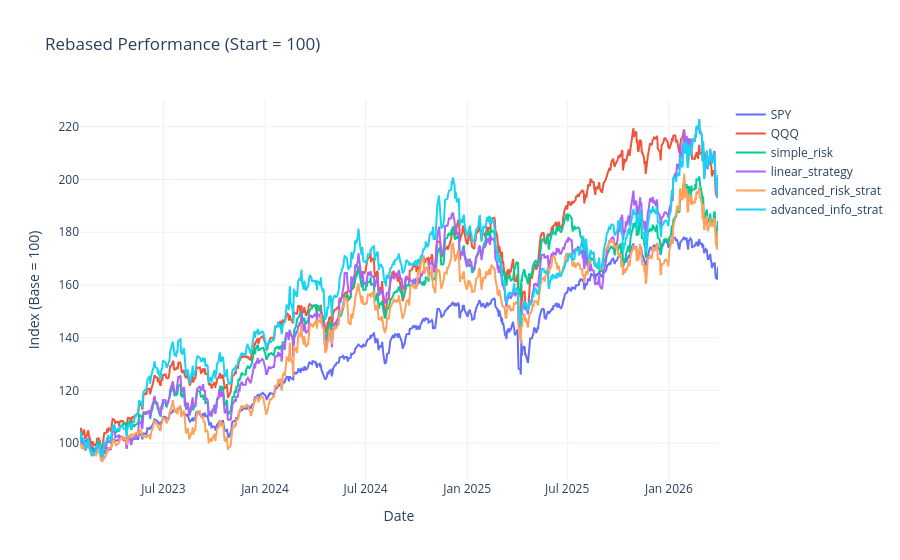

The notebook cell saved with this chart:
### Code cell
analysis.plot_rebased_performance(df2)#['2025-04-01':])

### Figure 1 — Plotly figure (JSON) as saved in the notebook; plotly's stock layout.template omitted (floating-point values rounded to 4 significant figures; data arrays with more than 128 entries replaced by an {"elided": "..."} marker saying what was removed)
{"data": [{"hovertemplate": "<b>%{fullData.name}</b><br>Date: %{x|%b %d, %Y}<br>Value: %{y:.2f}<extra></extra>", "mode": "lines", "name": "SPY", "type": "scatter", "x": {"elided": "794 str values"}, "y": {"elided": "794 float values"}}, {"hovertemplate": "<b>%{fullData.name}</b><br>Date: %{x|%b %d, %Y}<br>Value: %{y:.2f}<extra></extra>", "mode": "lines", "name": "QQQ", "type": "scatter", "x": {"elided": "794 str values"}, "y": {"elided": "794 float values"}}, {"hovertemplate": "<b>%{fullData.name}</b><br>Date: %{x|%b %d, %Y}<br>Value: %{y:.2f}<extra></extra>", "mode": "lines", "name": "simple_risk", "type": "scatter", "x": {"elided": "794 str values"}, "y": {"elided": "794 float values"}}, {"hovertemplate": "<b>%{fullData.name}</b><br>Date: %{x|%b %d, %Y}<br>Value: %{y:.2f}<extra></extra>", "mode": "lines", "name": "linear_strategy", "type": "scatter", "x": {"elided": "794 str values"}, "y": {"elided": "794 float values"}}, {"hovertemplate": "<b>%{fullData.name}</b><br>Date: %{x|%b %d, %Y}<br>Value: %{y:.2f}<extra></extra>", "mode": "lines", "name": "advanced_risk_strat", "type": "scatter", "x": {"elided": "794 str values"}, "y": {"elided": "794 float values"}}, {"hovertemplate": "<b>%{fullData.name}</b><br>Date: %{x|%b %d, %Y}<br>Value: %{y:.2f}<extra></extra>", "mode": "lines", "name": "advanced_info_strat", "type": "scatter", "x": {"elided": "794 str values"}, "y": {"elided": "794 float values"}}], "layout": {"hovermode": "closest", "legend": {"orientation": "v", "x": 1.02, "xanchor": "left", "y": 1, "yanchor": "top"}, "title": {"text": "Rebased Performance (Start = 100)"}, "xaxis": {"title": {"text": "Date"}}, "yaxis": {"title": {"text": "Index (Base = 100)"}}}}
